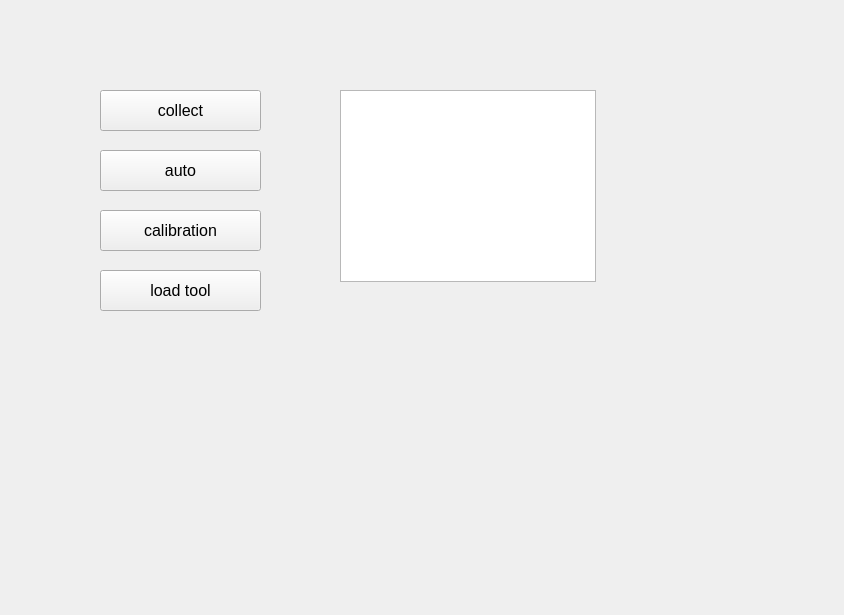
<?xml version="1.0" encoding="UTF-8"?>
<ui version="4.0">
 <class>Calibration</class>
 <widget class="QWidget" name="Calibration">
  <property name="geometry">
   <rect>
    <x>0</x>
    <y>0</y>
    <width>844</width>
    <height>615</height>
   </rect>
  </property>
  <property name="windowTitle">
   <string>Calibration</string>
  </property>
  <widget class="QPushButton" name="collectButton">
   <property name="geometry">
    <rect>
     <x>100</x>
     <y>90</y>
     <width>161</width>
     <height>41</height>
    </rect>
   </property>
   <property name="font">
    <font>
     <pointsize>12</pointsize>
    </font>
   </property>
   <property name="text">
    <string>collect</string>
   </property>
  </widget>
  <widget class="QPushButton" name="autoButton">
   <property name="geometry">
    <rect>
     <x>100</x>
     <y>150</y>
     <width>161</width>
     <height>41</height>
    </rect>
   </property>
   <property name="font">
    <font>
     <pointsize>12</pointsize>
    </font>
   </property>
   <property name="text">
    <string>auto</string>
   </property>
  </widget>
  <widget class="QPushButton" name="calibrationButton">
   <property name="geometry">
    <rect>
     <x>100</x>
     <y>210</y>
     <width>161</width>
     <height>41</height>
    </rect>
   </property>
   <property name="font">
    <font>
     <pointsize>12</pointsize>
    </font>
   </property>
   <property name="text">
    <string>calibration</string>
   </property>
  </widget>
  <widget class="QTextBrowser" name="textBrowser">
   <property name="geometry">
    <rect>
     <x>340</x>
     <y>90</y>
     <width>256</width>
     <height>192</height>
    </rect>
   </property>
  </widget>
  <widget class="QPushButton" name="loadButton">
   <property name="geometry">
    <rect>
     <x>100</x>
     <y>270</y>
     <width>161</width>
     <height>41</height>
    </rect>
   </property>
   <property name="font">
    <font>
     <pointsize>12</pointsize>
    </font>
   </property>
   <property name="text">
    <string>load tool</string>
   </property>
  </widget>
 </widget>
 <layoutdefault spacing="6" margin="11"/>
 <resources/>
 <connections/>
</ui>
